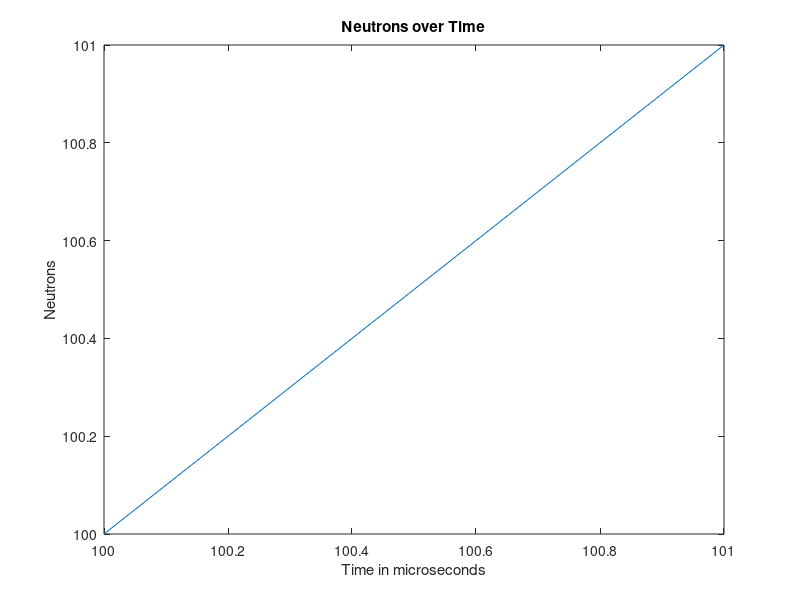

Recreate this plot in MATLAB.
function fig = simplot;
fid=fopen('NofTData.txt');
s=textscan(fid,'%d %d %d','headerlines',1);
fclose(fid);
X=s{1};
Y=s{2}; %This function plots the nx2 matrix B as(x,y) pairs
%myfit = cftool(X,Y);
%constant = lsqcurvefit(@f, [0,0], X, Y);
%r=constant(1);
%w=constant(2);
%xfit=0:10:100000;
%yfit=f(constant,xfit);

figure
%plot(xfit, yfit, 'r', 'linewidth',2)
%plot(myfit,X,Y);
plot(X,Y);
title('Neutrons over Time');
xlabel('Time in microseconds');
ylabel('Neutrons');
end
